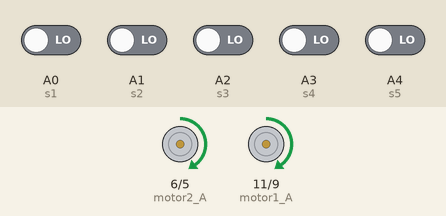
This sketch was run on a simulated Arduino Uno, built with avr-gcc and run on an emulated ATmega328P. Shown: motor-driver pin pairs drawn as motors (green arrow = first pin HIGH = forward, orange = second pin HIGH = backward, longer = more drive). The inputs (shaded band) are chosen by the test bench; at power-on: A0 (s1), A1 (s2), A2 (s3), A3 (s4), A4 (s5) LOW.

Above: at 1.2 s.
1.3 s: A0 (s1) driven HIGH
At 2.0 s:
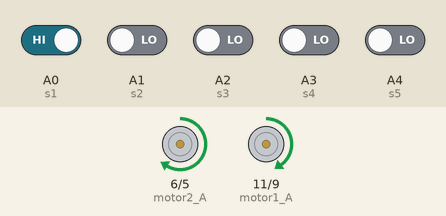
2.8 s: A3 (s4) driven HIGH
At 3.2 s:
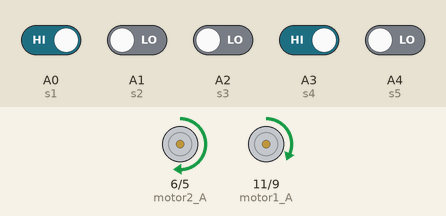
4.3 s: A4 (s5) driven HIGH
At 5.5 s:
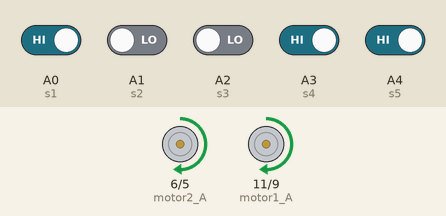
5.8 s: A1 (s2) driven HIGH
At 6.6 s:
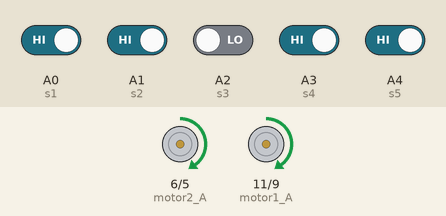
7.3 s: A0 (s1) driven LOW
At 7.8 s:
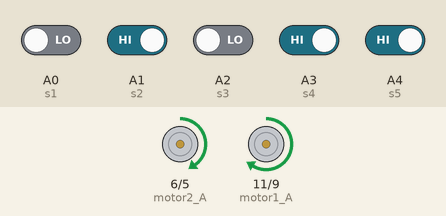
8.8 s: A1 (s2) driven LOW
At 10.1 s:
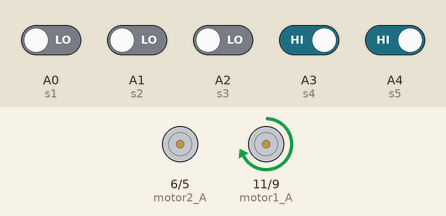
Timing chart, 0 to 11.3 s (numbered marks = the images above; inputs shaded):
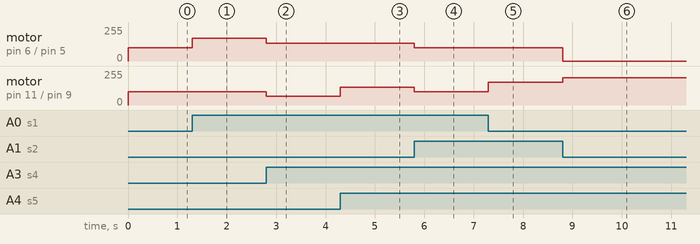

The sketch:

seguidor_de_linha_arduino_uno_PID_v3.ino
```cpp
#include <Arduino.h>

// Definição dos pinos dos motores
int motor1_A = 11;
int motor1_B = 9;
int motor2_A = 6;
int motor2_B = 5;

// Definição dos pinos dos sensores de linha
int s1 = A0;
int s2 = A1;
int s3 = A2;
int s4 = A3;
int s5 = A4;

// Velocidade dos motores
int velocidade = 100;


float Kp = 35;
float Ki = 0.0;
float Kd = 35;// 40.0;


float I = 0, P = 0, D = 0, PID = 0;
float velesq = 0, veldir = 0;
float erro = 0, erro_anterior = 0;

void setup() {

  pinMode(motor1_A, OUTPUT);
  pinMode(motor1_B, OUTPUT);
  pinMode(motor2_A, OUTPUT);
  pinMode(motor2_B, OUTPUT);


  pinMode(s1, INPUT);
  pinMode(s2, INPUT);
  pinMode(s3, INPUT);
  pinMode(s4, INPUT);
  pinMode(s5, INPUT);

  Serial.begin(9600);
}

void loop() {

  int v1 = digitalRead(s1);
  int v2 = digitalRead(s2);
  int v3 = digitalRead(s3);
  int v4 = digitalRead(s4);
  int v5 = digitalRead(s5);

  erro = v1 * (-2) + v2 * (-1) + v4 * 1 + v5 * 2;
  P = Kp * erro;
  I += Ki * erro;
  D = Kd * (erro - erro_anterior);
  PID = P + I + D;

  velesq = velocidade - PID;
  veldir = velocidade + PID;// + 110;

  // Limita os valores entre 0 e 255
  velesq = constrain(velesq, 0, 255);
  veldir = constrain(veldir, 0, 255);

  // Atualiza os valores anteriores de erro
  erro_anterior = erro;

  // Define a direção dos motores
  //if (velesq > 0) {
    analogWrite(motor1_A, veldir);
    analogWrite(motor1_B, 0);
  //} else {
  //  analogWrite(motor1_A, 0);
  //  analogWrite(motor1_B, -velesq);
 // }

  //if (veldir > 0) {
    analogWrite(motor2_A, velesq);
    analogWrite(motor2_B, 0);
  //} else {
  //  analogWrite(motor2_A, 0);
  //  analogWrite(motor2_B, -veldir);
  //}

/*
  if (v1 == 0 && v2 == 0 && v3 == 1 && v4 == 0 && v5 == 0) {
    frente();
  } else if (v1 == 0 && v2 == 0 && v3 == 0 && v4 == 1 && v5 == 0) {
    direita();

  }


  else if (v1 == 0 && v2 == 0 && v3 == 0 && v4 == 0 && v5 == 1) {
    direita();
  }
  else if (v1 == 0 && v2 == 1 && v3 == 0 && v4 == 0 && v5 == 0) {
    esquerda();
  }
  else if (v1 == 1 && v2 == 0 && v3 == 0 && v4 == 0 && v5 == 0) {
    esquerda();
  }
  else if (v1 == 0 && v2 == 0 && v3 == 0 && v4 == 0 && v5 == 0) {
    frentezero();
  }
  */
}


void frente() {
  analogWrite(motor1_A, velocidade);
  analogWrite(motor1_B, 0);
  analogWrite(motor2_A, velocidade);
  analogWrite(motor2_B, 0);
}

void frentezero() {
  analogWrite(motor1_A, velocidade - 50);
  analogWrite(motor1_B, 0);
  analogWrite(motor2_A, velocidade - 50);
  analogWrite(motor2_B, 0);
}

void esquerda() {
  analogWrite(motor1_A, 0);
  analogWrite(motor1_B, velocidade / 1.5);
  analogWrite(motor2_A, velocidade);
  analogWrite(motor2_B, 0);
}

void direita() {
  analogWrite(motor1_A, velocidade);
  analogWrite(motor1_B, 0);
  analogWrite(motor2_A, 0);
  analogWrite(motor2_B, velocidade / 1.5);
}
```

Measured:
- after the input at 1.3 s, motor on pin 6 (motor2_A) / pin 5 (motor2_B): forward 100/255 → forward 170/255 at once
- after the input at 2.8 s, motor on pin 6 (motor2_A) / pin 5 (motor2_B): forward 170/255 → forward 135/255 at once; motor on pin 11 (motor1_A) / pin 9 (motor1_B): forward 100/255 → forward 65/255 at once
- after the input at 4.3 s, motor on pin 11 (motor1_A) / pin 9 (motor1_B): forward 65/255 → forward 135/255 at once
- after the input at 5.8 s, motor on pin 6 (motor2_A) / pin 5 (motor2_B), motor on pin 11 (motor1_A) / pin 9 (motor1_B): forward 135/255 → forward 100/255 at once
- after the input at 7.3 s, motor on pin 11 (motor1_A) / pin 9 (motor1_B): forward 100/255 → forward 170/255 at once
- after the input at 8.8 s, motor on pin 6 (motor2_A) / pin 5 (motor2_B): forward 100/255 → stopped at once; motor on pin 11 (motor1_A) / pin 9 (motor1_B): forward 170/255 → forward 205/255 at once
